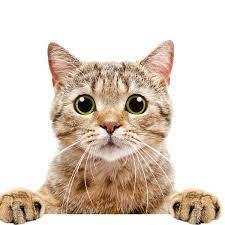
#> input picture Reading_Images_&_Videos/Image/Cat_1.jpg, 225 x 225 px
$ python Basic_Functions.py
#> lines starting #> are read from the running program, lines starting #| are printed output that depends on the picture
import cv2 as cv
img = cv.imread('Image/Cat_1.jpg')
#> img is the input picture: shape (225, 225, 3); mean B, G, R 197, 209.1, 222.5


def converting_an_image_greyscale(img):
    # Colour convert Method
    # Colour BGR to GrayScale
    gray = cv.cvtColor(img, cv.COLOR_BGR2GRAY)
    cv.imshow("Gray", gray)
    cv.waitKey(0)


def BLur(img):
    # Blur Remove noise from an image
    # Use Gaussain blur technique
    # ksize need to be 2 values + odd number - Use amount of Blur
    blur = cv.GaussianBlur(img, (3,3), cv.BORDER_DEFAULT)
    cv.imshow("blur", blur)
    cv.waitKey(0)

def Edge_cascade():
    # Edge Cascade
    # Find Edges in an Image
    # Use canny edge cascade method
    # Two threshold values
    canny = cv.Canny(blur,175, 225)
    cv.imshow("canny", canny)
    cv.waitKey(0)


def dilated():
    dilated = cv.dilate(canny, (7,7), iterations=3)
    cv.imshow("canny", dilated)
    cv.waitKey(0)

# [7 lines of commented-out code are left out]
Resized = cv.resize(img, (500,500))
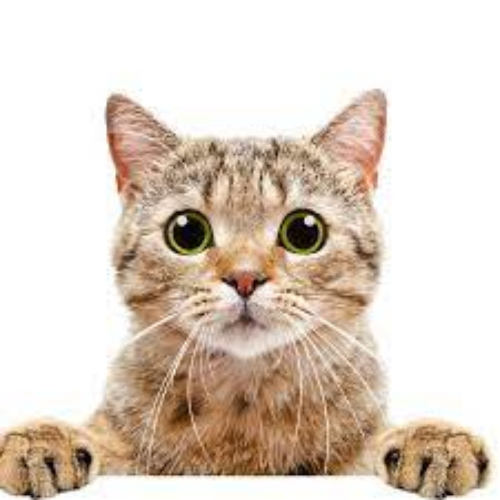
#> Resized: shape (500, 500, 3); mean B, G, R 196.9, 209, 222.5
# can interpolate
# Shrinking
Shrinking = cv.resize(img, (500,500), interpolation=cv.INTER_AREA)
Enlarging = cv.resize(img, (500,500), interpolation=cv.INTER_LINEAR)
# Slowest
Enlarging_High_QUALITY = cv.resize(img, (500,500), interpolation=cv.INTER_CUBIC)


# Cropping
# Select Region
cropped = img[50:200, 50:150]
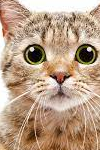
#> cropped: shape (150, 100, 3); mean B, G, R 134.8, 158.6, 186.2
cv.imshow("Crooped", cropped)
cv.waitKey(0)

$ run again, with Reading_Images_&_Videos/Image/Cat_2.jpg copied over Reading_Images_&_Videos/Image/Cat_1.jpg
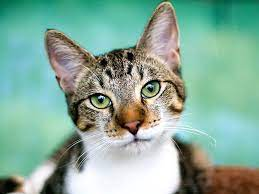
#> input picture Reading_Images_&_Videos/Image/Cat_2.jpg, 259 x 194 px
#> img is the input picture: shape (194, 259, 3); mean B, G, R 154.9, 171.3, 135.2
#> `Resized = cv.resize(img, (500,500))`:
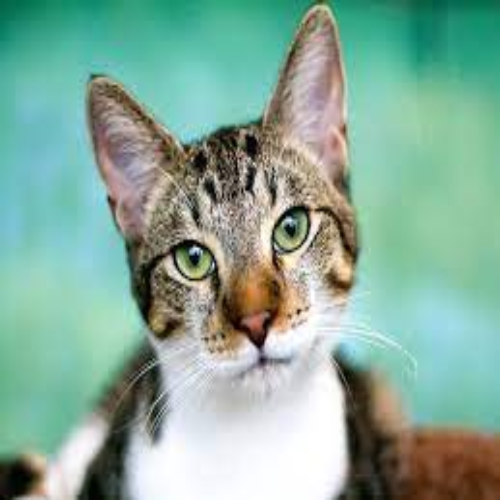
#> Resized: shape (500, 500, 3); mean B, G, R 154.8, 171.2, 135.1
#> `cropped = img[50:200, 50:150]`:
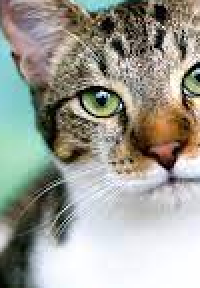
#> cropped: shape (144, 100, 3) (shown 2 times larger); mean B, G, R 147.8, 156.9, 156.8
